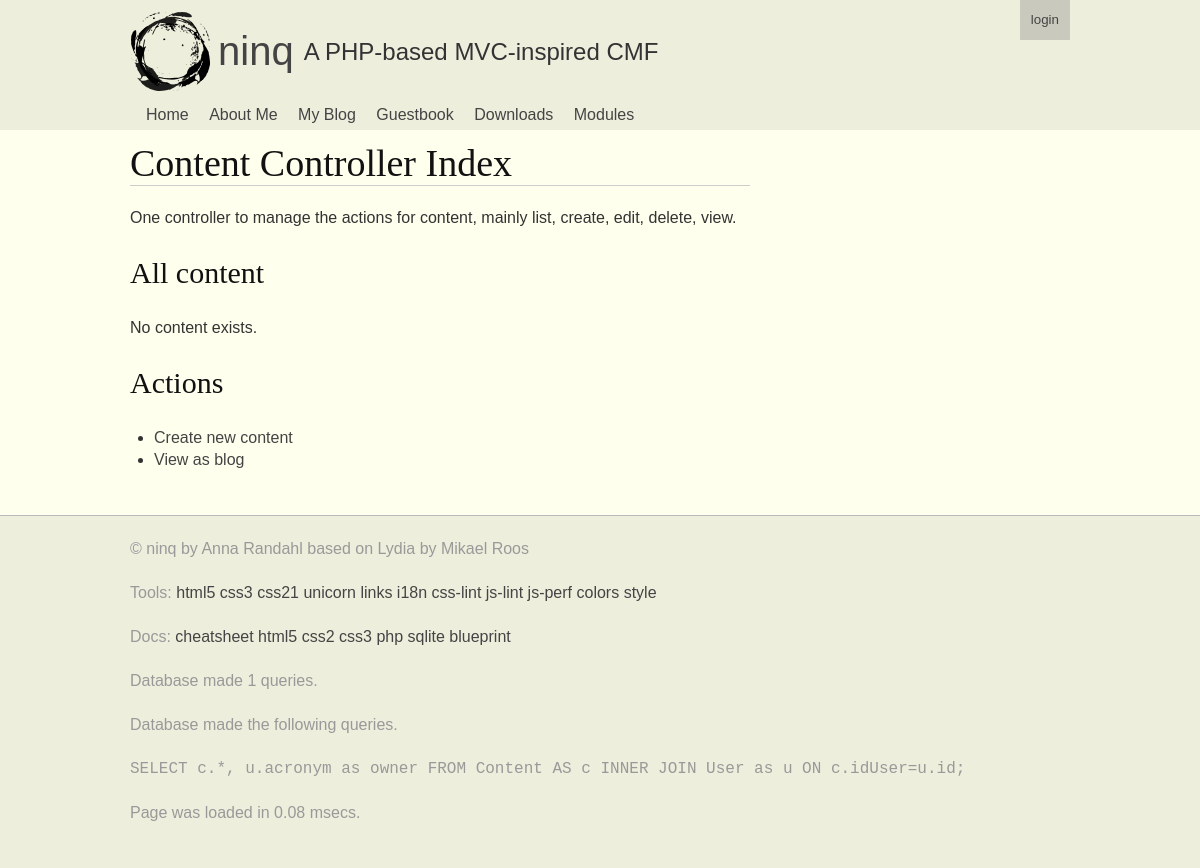
The page /content on the database as committed earlier.
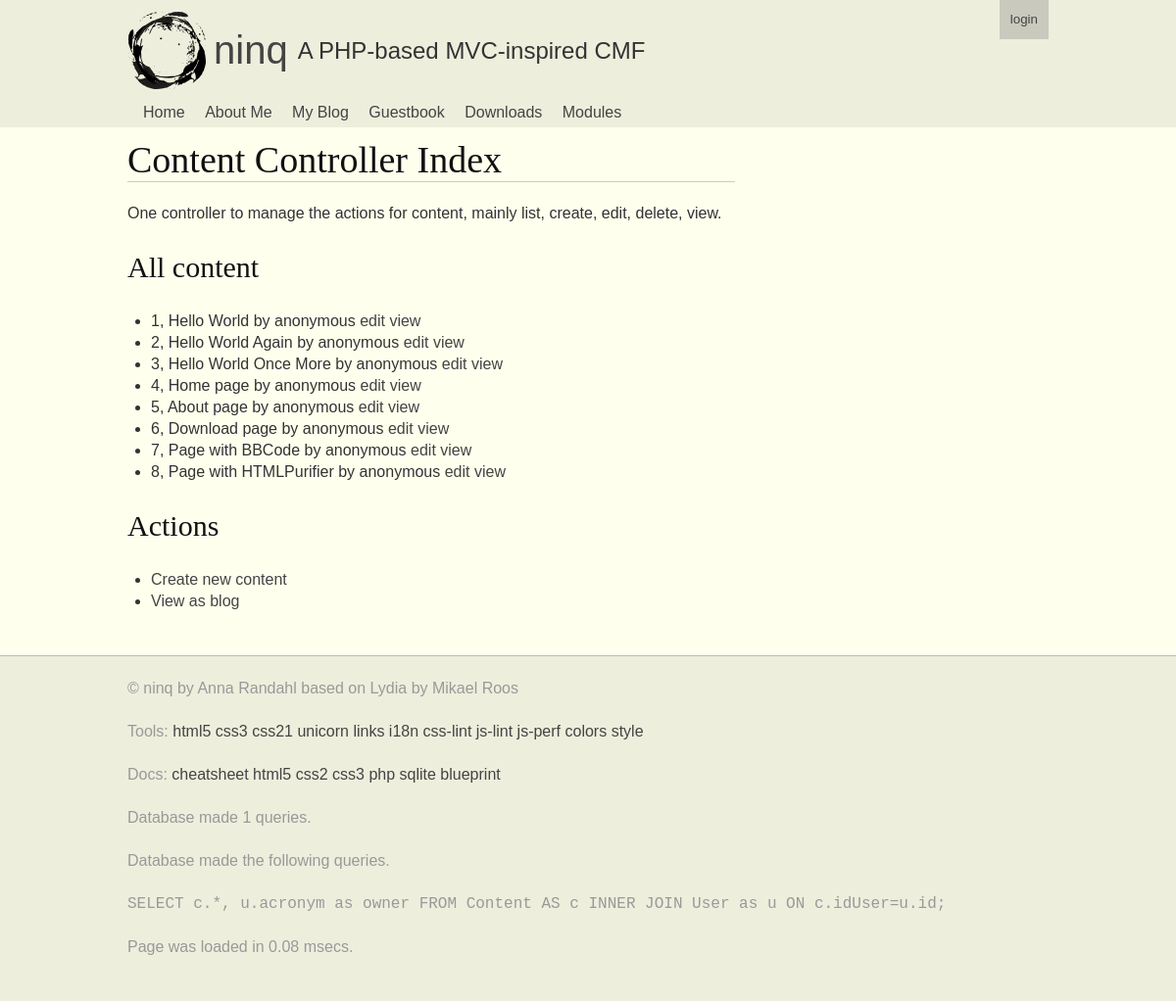
The same page on the database as committed later.
### tables this page shows
CREATE TABLE Content (
          			  	 id INTEGER PRIMARY KEY, 
          			  	 key TEXT KEY, 
          			  	 type TEXT, 
          			  	 title TEXT, 
          			  	 data TEXT, 
          			  	 filter TEXT, 
          			  	 idUser INT, 
          			  	 created DATETIME default (datetime('now')), 
          			  	 updated DATETIME default NULL, 
          			  	 deleted DATETIME default NULL,
          			  	 FOREIGN KEY(idUser) REFERENCES User(id));

CREATE TABLE User (
        				id INTEGER PRIMARY KEY,
        				acronym TEXT KEY,
        				name TEXT,
        				email TEXT,
        				algorithm TEXT,
        				salt TEXT,
        				password TEXT,
        				created DATETIME default (datetime('now')),
        				updated DATETIME default NULL
        				);

### index.php (called while the page is built, shortened)
<?php
	require(NINQ_INSTALL_PATH.'/src/Cninq/bootstrap.php');
	$ninq = Cninq::Instance();
	$ninq->FrontControllerRoute();
	$ninq->ThemeEngineRender();

### src/Cninq/bootstrap.php (called while the page is built, shortened)
<?php
	function autoload($aClassName) {
	$classFile = "/src/{$aClassName}/{$aClassName}.php";
	$file1 = NINQ_SITE_PATH . $classFile;
	$file2 = NINQ_INSTALL_PATH . $classFile;
    }

### src/CRequest/CRequest.php (called while the page is built, shortened)
<?php
	class CRequest {
  public function __construct($urlType=0) {
    $this->cleanUrl       = $urlType= 1 ? true : false;
  }
	public function CreateUrl($url=null, $method=null, $arguments=null) {
	 if(!empty($url) && (strpos($url, '://') || $url[0] == '/')) {
	 	 return $url;
	 }
	 $prepend = $this->base_url;
	 $url = trim($url, '/');
	 $method = empty($method) ? null : '/' . trim($method, '/');
	 $arguments = empty($arguments) ? null : '/' . trim($arguments, '/');
	 return $prepend . rtrim("$url$method$arguments", '/');
	}
	public function Init($baseUrl = null, $routing=null) {
        $scriptName = $_SERVER['SCRIPT_NAME'];
       	$currentUrl = $this->GetCurrentUrl();
       	$parts      = parse_url($currentUrl);
       	$baseUrl    = !empty($baseUrl) ? $baseUrl : "{$parts['scheme']}://{$parts['host']}" . (isset($parts['port']) ? ":{$parts['port']}" : '') . rtrim(dirname($scriptName), '/');
       	$this->base_url     = rtrim($baseUrl, '/') . '/';
	}
  	public function GetCurrentUrl() {
  	$url = "http";
  	$url .= (@$_SERVER["HTTPS"] == "on") ? 's' : '';
  	$url .= "://";
  	$serverPort = ($_SERVER["SERVER_PORT"] == "80") ? '' :
  	(($_SERVER["SERVER_PORT"] == 443 && @$_SERVER["HTTPS"] == "on") ? '' : ":{$_SERVER['SERVER_PORT']}");
  	$url .= $_SERVER["SERVER_NAME"] . $serverPort . htmlspecialchars($_SERVER["REQUEST_URI"]);
  	return $url;
	}
}

### themes/functions.php (called while the page is built, shortened)
<?php
 function create_url($urlOrController=null, $method=null, $arguments=null) {
  return Cninq::Instance()->CreateUrl($urlOrController, $method, $arguments);
}
 function render_views($region ='default') {
  return Cninq::Instance()->views->Render($region);
}

### src/CDatabase/CDatabase.php (called while the page is built, shortened)
<?php
class CDatabase {
  private $db = null;
  public function __construct($dsn, $username = null, $password = null, $driver_options = null) {
    $this->db = new PDO($dsn, $username, $password, $driver_options);
    $this->db->SetAttribute(PDO::ATTR_ERRMODE, PDO::ERRMODE_EXCEPTION);
  }
  public function ExecuteSelectQueryAndFetchAll($query, $params=array()){
    $this->stmt = $this->db->prepare($query);
    $this->stmt->execute($params);
    return $this->stmt->fetchAll(PDO::FETCH_ASSOC);
  }
}

### src/CMContent/CMContent.php (called while the page is built, shortened)
<?php
    class CMContent extends CObject implements IHasSQL, ArrayAccess, IModule {
      public static function SQL($key=null) {
      	$order_order = isset($args['order-order']) ? $args['order-order'] : 'ASC';
      	$order_by = isset($args['order-by']) ? $args['order-by'] : 'id';
        $queries = array(
          'drop table content'        => "DROP TABLE IF EXISTS Content;",
          'create table content'      => "CREATE TABLE IF NOT EXISTS Content (
          			  	 id INTEGER PRIMARY KEY,
          			  	 key TEXT KEY,
          			  	 type TEXT,
          			  	 title TEXT,
          			  	 data TEXT,
          			  	 filter TEXT,
          			  	 idUser INT,
          			  	 created DATETIME default (datetime('now')),
          			  	 updated DATETIME default NULL,
          			  	 deleted DATETIME default NULL,
          			  	 FOREIGN KEY(idUser) REFERENCES User(id));",
          'insert content'            => 'INSERT INTO Content (key,type,title,data,filter,idUser) VALUES (?,?,?,?,?,?);',
          'select * by id'            => 'SELECT c.*, u.acronym as owner FROM Content AS c INNER JOIN User as u ON c.idUser=u.id WHERE c.id=?;',
          'select * by key'           => 'SELECT c.*, u.acronym as owner FROM Content AS c INNER JOIN User as u ON c.idUser=u.id WHERE c.key=?;',
          'select * by type'	      => "SELECT c.*, u.acronym as owner FROM Content AS c INNER JOIN User as u ON c.idUser=u.id WHERE type=? ORDER BY {$order_by} {$order_order};",
          'select *'                  => 'SELECT c.*, u.acronym as owner FROM Content AS c INNER JOIN User as u ON c.idUser=u.id;',
          'update content'            => "UPDATE Content SET key=?, type=?, title=?, data=?, filter=?, updated=datetime('now') WHERE id=?;",
          'update content as deleted' => "UPDATE Content SET deleted=datetime('now') WHERE id=?;",
         );
        return $queries[$key];
      }
      public function ListAll($args=null) {
        try {
          if(isset($args) && isset($args['type'])){
          	  return $this->db->ExecuteSelectQueryAndFetchAll(self::SQL('select * by type', $args), array($args['type']));
          } else{
          	  return $this->db->ExecuteSelectQueryAndFetchAll(self::SQL('select *', $args));
          }
        } catch(Exception $e) {
          return null;
        }
      }
}

### src/CCContent/CCContent.php (called while the page is built, shortened)
<?php
    class CCContent extends CObject implements IController {
      public function Index() {
        $content = new CMContent();
        $this->views->SetTitle('Content Controller')
                    ->AddInclude(__DIR__ . '/index.tpl.php', array(
                      'contents' => $content->ListAll(),
                    ));
      }
    }

### src/CCContent/index.tpl.php (the view)
<h1>Content Controller Index</h1>
<p>One controller to manage the actions for content, mainly list, create, edit, delete, view.</p>
<h2>All content</h2>
<?php if($contents != null):?>
  <ul>
  <?php foreach($contents as $val):?>
    <li><?=$val['id']?>, <?=$val['title']?> by <?=$val['owner']?> <a href='<?=create_url("content/edit/{$val['id']}")?>'>edit</a> <a href='<?=create_url("page/view/{$val['id']}")?>'>view</a>
  <?php endforeach; ?>
  </ul>
<?php else:?>
  <p>No content exists.</p>
<?php endif;?>
<h2>Actions</h2>
<ul>
  <li><a href='<?=create_url('content/create')?>'>Create new content</a>
  <li><a href='<?=create_url('blog')?>'>View as blog</a>
</ul>

### src/Cninq/Cninq.php (shortened to what the changed rows need)
<?php
class Cninq implements ISingleton {
   private static $instance = null;
   public $config = array();
   public $request;
   public $data;
   public $views;
   protected function __construct() {
      $this->views = new CViewContainer();
   }
  public static function Instance() {
          if(self::$instance == null) {
             self::$instance = new Cninq();
          }
          return self::$instance;
  }
  public function FrontControllerRoute() {
    $this->request = new CRequest($this->config['url_type']);
    $this->request->Init($this->config['base_url'], $this->config['routing']);
    $controller = $this->request->controller;
    $method     = $this->request->method;
    $arguments  = $this->request->arguments;
    $controllerExists    = isset($this->config['controllers'][$controller]);
    $controllerEnabled   = false;
    $className           = false;
    $classExists         = false;
    if($controllerExists) {
      $controllerEnabled = ($this->config['controllers'][$controller]['enabled'] == true);
      $className         = $this->config['controllers'][$controller]['class'];
      $classExists       = class_exists($className);
    }
    if($controllerExists && $controllerEnabled && $classExists) {
       $rc = new ReflectionClass($className);
       if($rc->implementsInterface('IController')) {
             $formattedMethod = str_replace(array('_', '-'), '', $method);
       	       if($rc->hasMethod($formattedMethod)) {
       	       	       $controllerObj = $rc->newInstance();
       	       	       $methodObj = $rc->getMethod($formattedMethod);
       	       	       if($methodObj->isPublic()) {
       	       	       	       $methodObj->invokeArgs($controllerObj, $arguments);
       	       	       } else {
       	       	       	       die("404. " . get_class() . ' error: Controller method not public.');
       	       	       }
       	       } else {
       	       	       die("404. " . get_class() . ' error: Controller does not contain method.');
       	       }
       	} else {
       		die('404. ' . get_class() . ' error: Controller does not implement interface IController.');
        }
    } else {
     die('404. Page is not found.');
    }
  }
  public function ThemeEngineRender() {
    $themePath    = NINQ_INSTALL_PATH . '/' . $this->config['theme']['path'];
    $parentPath = null;
    if(isset($this->config['theme']['parent'])) {
      $parentPath = NINQ_INSTALL_PATH . '/' . $this->config['theme']['parent'];
    }
    $this->data['stylesheet'] = $this->config['theme']['stylesheet'];
    if(is_array($this->config['theme']['menu_to_region'])) {
      foreach($this->config['theme']['menu_to_region'] as $key => $val) {
        $this->views->AddString($this->DrawMenu($key), null, $val);
      }
    }
    include(NINQ_INSTALL_PATH . '/themes/functions.php');
    if($parentPath) {
      if(is_file("{$parentPath}/functions.php")) {
        include "{$parentPath}/functions.php";
      }
    }
    extract($this->data);
    extract($this->views->GetData());
    $templateFile = (isset($this->config['theme']['template_file'])) ? $this->config['theme']['template_file'] : 'default.tpl.php';
    if(is_file("{$themePath}/{$templateFile}")) {
      include("{$themePath}/{$templateFile}");
    } else if(is_file("{$parentPath}/{$templateFile}")) {
      include("{$parentPath}/{$templateFile}");
    } else {
      throw new Exception('No such template file.');
    }
  }
 public function CreateUrl($urlOrController=null, $method=null, $arguments=null) {
    return $this->request->CreateUrl($urlOrController, $method, $arguments);
  }
  public function DrawMenu($menu) {
    $items = null;
    if(isset($this->config['menus'][$menu])) {
      foreach($this->config['menus'][$menu] as $val) {
        $selected = null;
        $items .= "<li><a {$selected} href='" . $this->CreateUrl($val['url']) . "'>{$val['label']}</a></li>\n";
      }
    } else {
      throw new Exception('No such menu.');
    }
    return "<ul class='menu {$menu}'>\n{$items}</ul>\n";
  }
}

### src/CViewContainer/CViewContainer.php (shortened to what the changed rows need)
<?php
class CViewContainer {
  	 private $views = array();
  	 public function AddInclude($file, $variables=array(), $region='default') {
  	 $this->views[$region][] = array('type' => 'include', 'file' => $file, 'variables' => $variables);
  	 return $this;
  }
  	public function AddString($string, $variables=array(), $region='default') {
  	$this->views[$region][] = array('type' => 'string', 'string' => $string, 'variables' => $variables);
  	return $this;
  }
 	  public function Render($region='default') {
 	   if(!isset($this->views[$region])) return;
 	   foreach($this->views[$region] as $view) {
 	   	   switch($view['type']) {
 	   	   case 'include': if(isset($view['variables'])) extract($view['variables']); include($view['file']); break;
 	   	   case 'string': if(isset($view['variables'])) extract($view['variables']); echo $view['string']; break;
 	   	   }
 	   }
 	  }
}

Rows that differ between the two databases and show on the page:
now on this page (row edited): content: id "1", title "Hello World", idUser.acronym "anonymous"
now on this page (row edited): content: id "2", title "Hello World Again", idUser.acronym "anonymous"
now on this page (row edited): content: id "3", title "Hello World Once More", idUser.acronym "anonymous"
now on this page (row edited): content: id "4", title "Home page", idUser.acronym "anonymous"
now on this page (row edited): content: id "5", title "About page", idUser.acronym "anonymous"
now on this page (row edited): content: id "6", title "Download page", idUser.acronym "anonymous"
now on this page (row edited): content: id "7", title "Page with BBCode", idUser.acronym "anonymous"
now on this page (row edited): content: id "8", title "Page with HTMLPurifier", idUser.acronym "anonymous"
Other text that changed with them:
list line gone: "No content exists."
